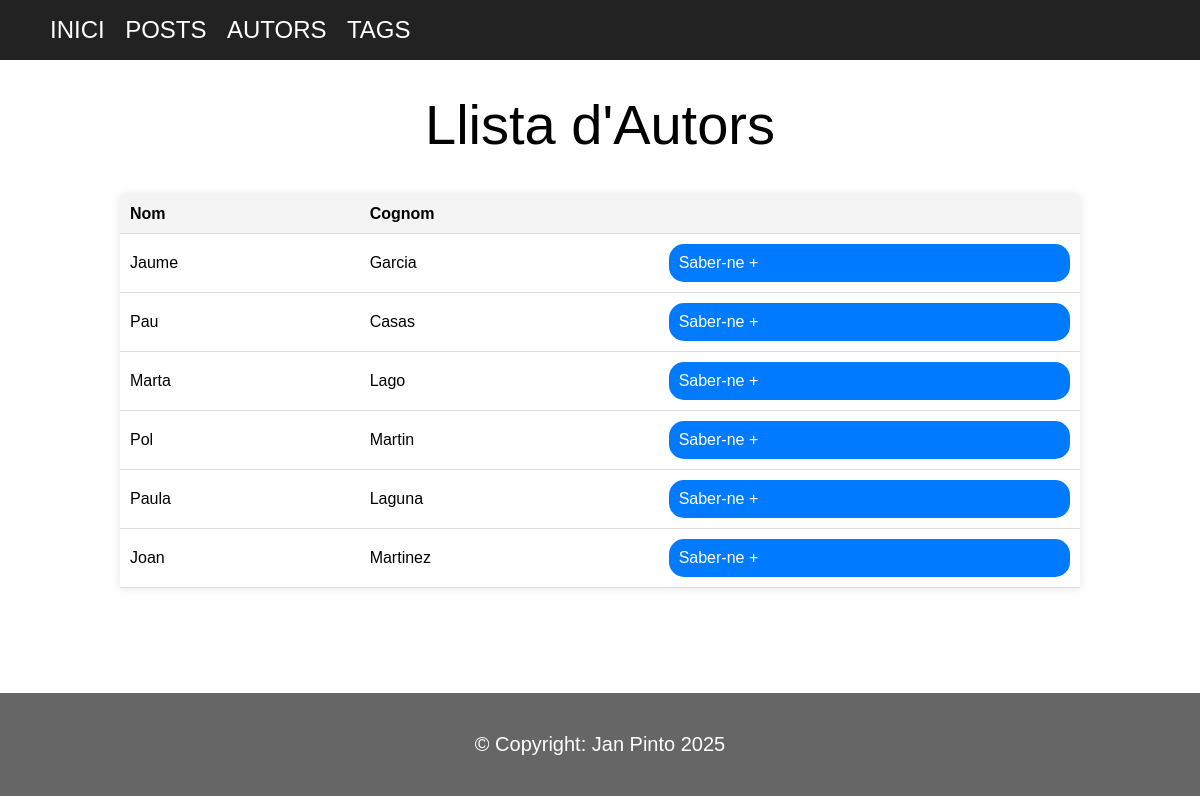
/autors/, run on the app's committed database.
### blog/models.py (models this page shows, shortened)
class Autor(models.Model):
    nom = models.CharField(max_length=100)
    cognom = models.CharField(max_length=100)
    email = models.EmailField(unique=True)

### blog/views.py (the view)
# urls.py: path('autors/', views.autor_list, name='autor_list'),
def autor_list(request):
    autors = Autor.objects.all()
    return render(request, 'blog/autor_list.html', {'autors': autors})

### blog/templates/blog/autor_list.html (shortened to what this page needs)
{% extends 'blog/base.html' %}
{% block content %}
<div class="text-center">
    <h1 class="titol">Llista d'Autors</h1>
    <table>
        <thead>
            <tr>
                <th>Nom</th>
                <th>Cognom</th>
                <th></th>
            </tr>
        </thead>
        <tbody>
            {% for autor in autors %}
                <tr>
                    <td>{{ autor.nom }}</td>
                    <td>{{ autor.cognom }}</td>
                    <td><a href="{% url 'autor_detail' autor.id %}" class="button">Saber-ne +</a></td>
                </tr>
            {% empty %}
                <tr>
                    <td colspan="3">No hi ha autors disponibles.</td>
                </tr>
            {% endfor %}
        </tbody>
    </table>
</div>
{% endblock %}

### blog/static/blog/css/style.css (style rules this page uses)
body { font-family: Arial, sans-serif; margin: 0; padding: 0; }
table { width: 80%; margin: 0 auto; border-collapse: collapse; background-color: white; box-shadow: 0 0 10px rgba(0, 0, 0, 0.1); }
th, td { padding: 10px; text-align: left; border-bottom: 1px solid #ddd; }
th { background-color: #f4f4f4; font-weight: bold; }
a { color: #007bff; text-decoration: none; }
.text-center { text-align: center; }
.titol { font-size: 3.5rem; font-weight: 500; margin-top: 2rem; }
.button { background-color: #007bff; color: white; border: none; padding: 10px; border-radius: 15px; display: block; text-decoration: none; cursor: pointer; }

### data on the page
Autor: nom "Jaume", cognom "Garcia"
Autor: nom "Pau", cognom "Casas"
Autor: nom "Marta", cognom "Lago"
Autor: nom "Pol", cognom "Martin"
Autor: nom "Paula", cognom "Laguna"
Autor: nom "Joan", cognom "Martinez"
